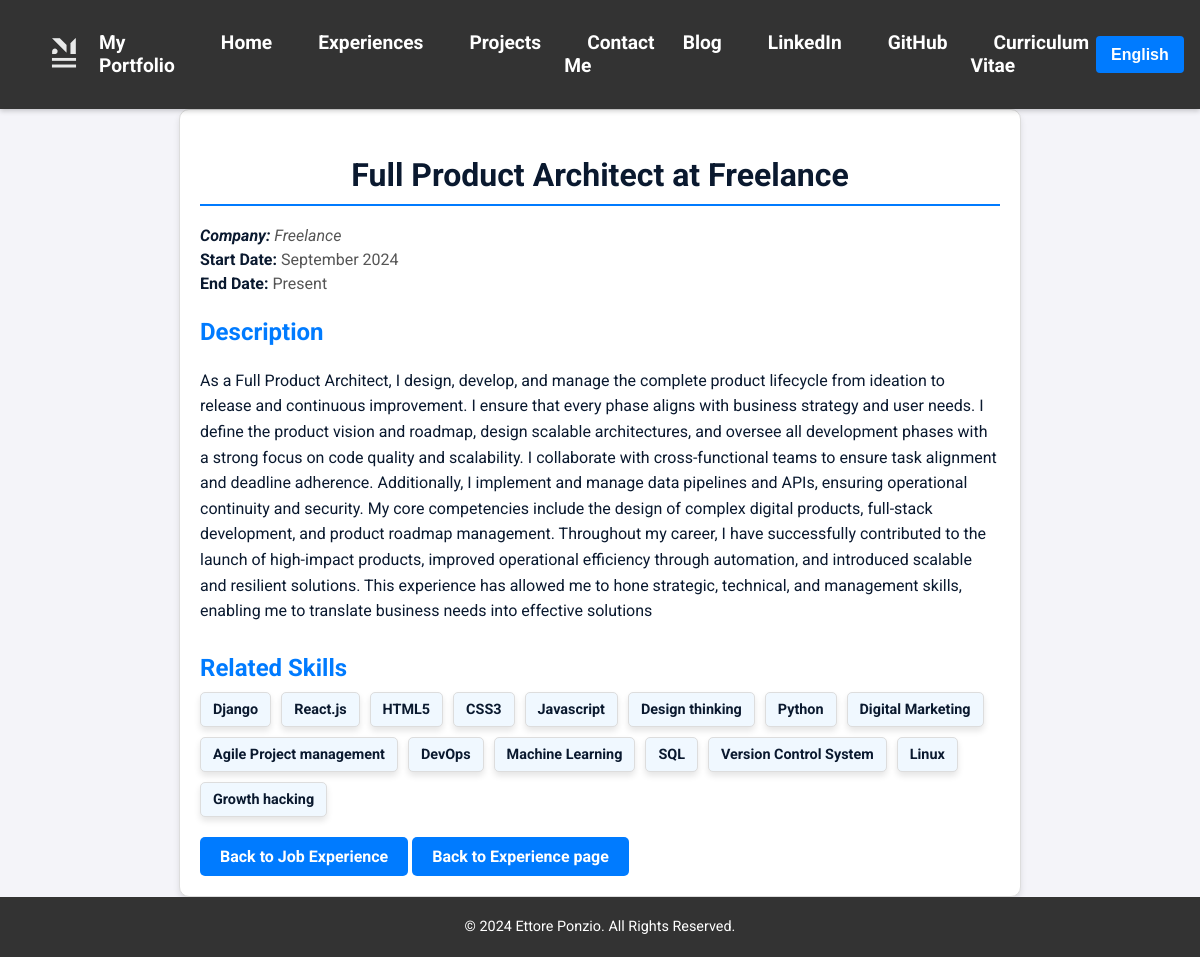
/en/job_experience/2/, run on an earlier commit of the app's database.
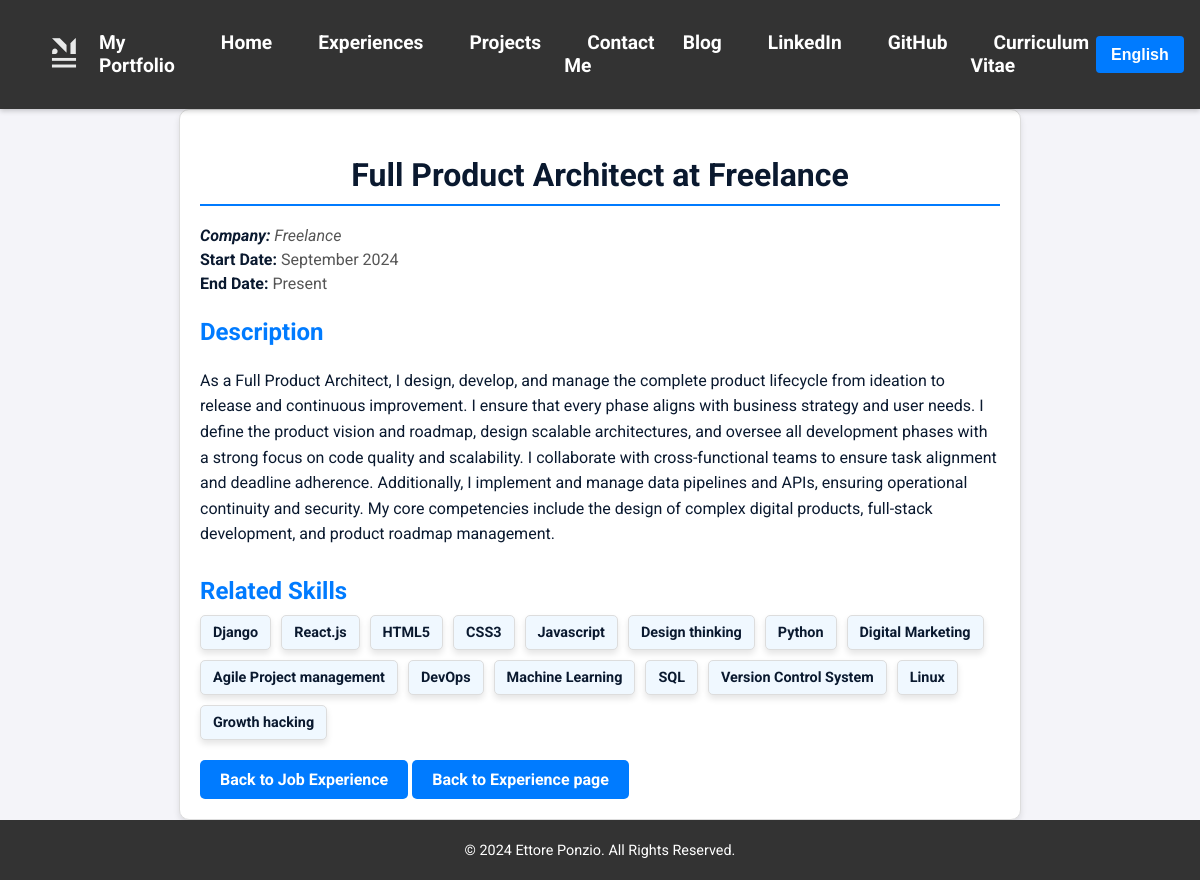
And on a later commit of the database.
### portfolio/models.py (models this page shows, shortened)
class JobExperience(models.Model):
    title_en = models.CharField(
        max_length=255,
        help_text=_("Job title in English (e.g., Software Developer)"),
        verbose_name=_("Title (EN)")
    )
    title_it = models.CharField(
        max_length=255,
        help_text=_("Job title in Italian (e.g., Sviluppatore Software)"),
        verbose_name=_("Title (IT)")
    )
    company = models.CharField(
        max_length=255,
        help_text=_("Company name"),
        verbose_name=_("Company")
    )
    start_date = models.DateField(
        help_text=_("Start date of the job"),
        verbose_name=_("Start Date")
    )
    end_date = models.DateField(
        null=True,
        blank=True,
        help_text=_("End date of the job (if applicable)"),
        verbose_name=_("End Date")
    )
    description_en = models.TextField(
        blank=True,
        help_text=_("Description of responsibilities or achievements in English"),
        verbose_name=_("Description (EN)")
    )
    description_it = models.TextField(
        blank=True,
        help_text=_("Description of responsibilities or achievements in Italian"),
        verbose_name=_("Description (IT)")
    )
    skills = models.ManyToManyField(
        'Skill',
        related_name="job_experiences",
        blank=True,
        help_text=_("Skills related to this job experience"),
        verbose_name=_("Skills")
    )
    class Meta:
        verbose_name = _("Job Experience")
        verbose_name_plural = _("Job Experiences")

### portfolio/views.py (the view)
# urls.py: path('job_experience/<int:pk>/', ViewJobExperienceDetail.as_view(), name='job_experience_detail'),
class ViewJobExperienceDetail(DetailView):
    model = JobExperience
    template_name = 'portfolio/job_experience_detail.html'
    context_object_name = 'job_experience'
    def get_context_data(self, **kwargs):
        context = super().get_context_data(**kwargs)
        user_language = get_language()  # Get the current user's language (e.g., 'en' or 'it')
        job_experience = context['job_experience']
        context['job_experience'].display_title = (
            job_experience.title_it if user_language == 'it' else job_experience.title_en
        )
        context['job_experience'].display_description = (
            job_experience.description_it if user_language == 'it' else job_experience.description_en
        )
        related_skills = job_experience.skills.all()
        for skill in related_skills:
            skill.display_name = (
                skill.name_it if user_language == 'it' else skill.name_en
            )
        context['skills'] = related_skills
        return context

### portfolio/templates/portfolio/job_experience_detail.html (shortened to what this page needs)
{% extends 'portfolio/base.html' %}
{% load static %}
{% load i18n %}
{% block styles %}
    <link rel="stylesheet" href="{% static 'portfolio/css/job_experience_detail.css' %}">
{% endblock %}
{% block content %}
<article class="detail-page">
    <h1 class="page-title">{{ job_experience.display_title }} {% trans "at" %} {{ job_experience.company }}</h1>
    <section class="key-info">
        <p class="company"><strong>{% trans "Company:" %}</strong> {{ job_experience.company }}</p>
        <p><strong>{% trans "Start Date:" %}</strong> {{ job_experience.start_date|date:"F Y" }}</p>
        <p><strong>{% trans "End Date:" %}</strong>
            {% if job_experience.end_date %}
                {{ job_experience.end_date|date:"F Y" }}
            {% else %}
                {% trans "Present" %}
            {% endif %}
        </p>
    </section>
    <section class="description">
        <h2 class="section-heading">{% trans "Description" %}</h2>
        <p>{{ job_experience.display_description }}</p>
    </section>
    {% if skills %}
    <section class="skills">
        <h2 class="section-heading">{% trans "Related Skills" %}</h2>
        <ul class="skills-list">
            {% for skill in skills %}
            <li>{{ skill.display_name }}</li>
            {% endfor %}
        </ul>
    </section>
    {% endif %}
    <a href="{% url 'portfolio:job_experience_list' %}" class="btn-back">{% trans "Back to Job Experience" %}</a>
    <a href="{% url 'portfolio:education' %}" class="btn-back">{% trans "Back to Experience page" %}</a>
</article>
{% endblock %}

What changed in the data, as far as the page shows it:
changed JobExperience "Full Product Architect": display_description "…and product roadmap management. Throughout my career, I have successfully contributed to the launch of high-impact products, improved operational efficiency through automation, and introduced scalable and resilient solutions. This experience has allowed me to hone strategic, technical, and management skills, enabling me to translate business needs into effective solutions" → "…and product roadmap management."
